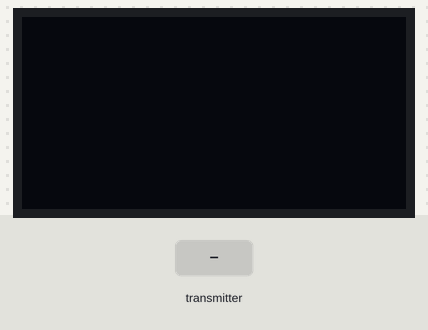
This sketch was run on a simulated ESP32. Parts: 128×64 one-colour display. The inputs (shaded band) are chosen by the test bench. WiFi joins after 1.5 s; servers stay silent unless stated; what the sketch prints to the serial monitor is not drawn.

Above: at 3.2 s.
3.3 s: the transmitter starts sending temp = 0
At 4.3 s:
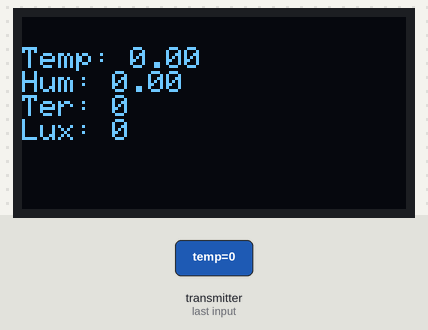
4.8 s: the transmitter starts sending hum = 25
At 5.4 s:
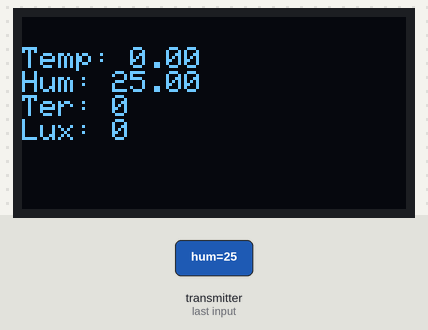
6.3 s: the transmitter starts sending lux = 1024
At 7.5 s:
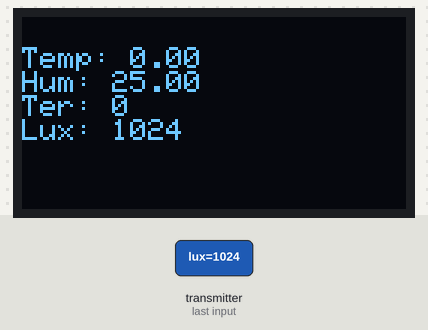
7.8 s: the transmitter starts sending ter = 1024
At 8.9 s:
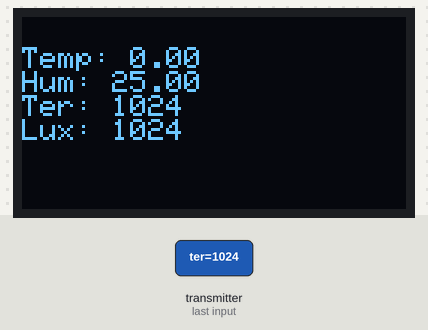
9.3 s: the transmitter starts sending temp = 25
At 10.1 s:
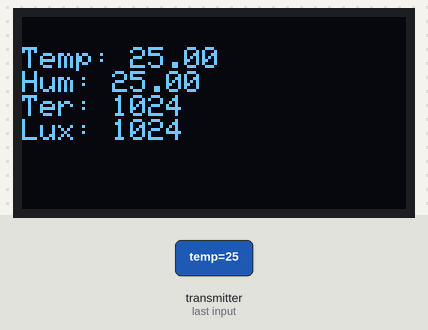
10.8 s: the transmitter starts sending hum = 0
At 11.2 s:
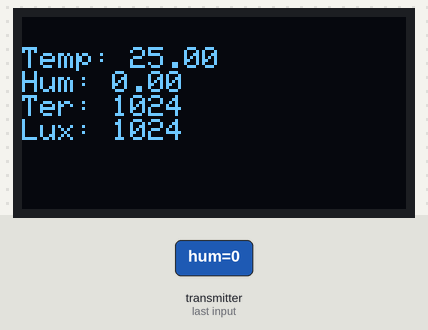
Timing chart, 0 to 13.3 s (numbered marks = the images above; inputs shaded):
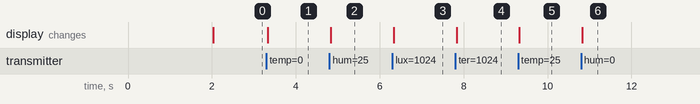

Measured:
- after the input at 3.3 s, the display: changes at once (image 1)
- after the input at 4.8 s, the display: changes at once (image 2)
- after the input at 6.3 s, the display: changes at once (image 3)
- after the input at 7.8 s, the display: changes at once (image 4)
- after the input at 9.3 s, the display: changes at once (image 5)
- after the input at 10.8 s, the display: changes at once (image 6)

The sketch:

receiver.ino
```cpp
#include <WiFi.h>
#include <ESPAsyncWebServer.h>
#include <AsyncTCP.h>
#include <esp_now.h>
#include <Adafruit_GFX.h>
#include <Adafruit_SSD1306.h>
#include "secrets.h"   // WIFI_SSID, WIFI_PASSWORD (copia secrets.example.h)

#define SCREEN_WIDTH 128 // OLED display width, in pixels
#define SCREEN_HEIGHT 64 // OLED display height, in pixels

Adafruit_SSD1306 display(SCREEN_WIDTH, SCREEN_HEIGHT, &Wire, -1);

// Dati ricevuti via ESP-NOW
// L'ordine dei campi deve essere identico a quello del sensor node (temp, hum, lux, ter),
// altrimenti lux e ter arrivano scambiati.
typedef struct struct_message {
    float temp;
    float hum;
    int lux;
    int ter;
} struct_message;

struct_message myData;

// Variabili Wi-Fi
const char* ssid = WIFI_SSID;
const char* password = WIFI_PASSWORD;

// Inizializzazione del server
AsyncWebServer server(80);
AsyncWebSocket ws("/ws");

// Array per memorizzare i dati storici
#define DATA_POINTS 100
float tempHistory[DATA_POINTS] = {0};
float humHistory[DATA_POINTS] = {0};
int terHistory[DATA_POINTS] = {0};
int luxHistory[DATA_POINTS] = {0};

// Callback per ricezione dati ESP-NOW
void OnDataRecv(const uint8_t * mac, const uint8_t *incomingData, int len) {
    memcpy(&myData, incomingData, sizeof(myData));
    Serial.println("Data received via ESP-NOW:");
    Serial.printf("Temp: %.2f, Hum: %.2f, Ter: %d, Lux: %d\n",
        myData.temp, myData.hum, myData.ter, myData.lux);

    // Aggiorna i dati storici
    for (int i = DATA_POINTS - 1; i > 0; i--) {
        tempHistory[i] = tempHistory[i - 1];
        humHistory[i] = humHistory[i - 1];
        terHistory[i] = terHistory[i - 1];
        luxHistory[i] = luxHistory[i - 1];
    }
    tempHistory[0] = myData.temp;
    humHistory[0] = myData.hum;
    terHistory[0] = myData.ter;
    luxHistory[0] = myData.lux;

    // Invia i dati aggiornati al client WebSocket
    String message = String(myData.temp) + "," + String(myData.hum) + "," + String(myData.ter) + "," + String(myData.lux);
    ws.textAll(message);

    display.clearDisplay();
    display.setTextSize(1);
    display.setTextColor(WHITE);
    display.setCursor(0, 10);
    display.print("Temp: ");
    display.println(myData.temp);
    display.print("Hum: ");
    display.println(myData.hum);
    display.print("Ter: ");
    display.println(myData.ter);
    display.print("Lux: ");
    display.println(myData.lux);
    display.display();
}

// Funzione per gestire gli eventi WebSocket
void onWsEvent(AsyncWebSocket *server, AsyncWebSocketClient *client, AwsEventType type, void *arg, uint8_t *data, size_t len) {
    if (type == WS_EVT_CONNECT) {
        Serial.println("WebSocket client connected");
    } else if (type == WS_EVT_DISCONNECT) {
        Serial.println("WebSocket client disconnected");
    } else if (type == WS_EVT_DATA) {
        Serial.println("WebSocket data received");
    }
}

// Funzione per generare la pagina HTML
String generateHTML() {
    String html = R"rawliteral(
    <!DOCTYPE html>
    <html>
    <head>
        <title>ESP32 Data Monitor</title>
        <style>
            body {
                font-family: Arial, sans-serif;
                text-align: center;
                margin: 0;
                padding: 0;
                background-color: #f0f8ff;
            }
            h1 {
                color: #333;
            }
            .chart-container {
                width: 45%;
                display: inline-block;
                margin: 10px;
            }
        </style>
        <script src="https://cdn.jsdelivr.net/npm/chart.js"></script>
        <script>
            var ws = new WebSocket('ws://' + window.location.hostname + '/ws');
            ws.onopen = function() {
                console.log('WebSocket connection established');
            };
            ws.onmessage = function(event) {
                console.log('Data received: ' + event.data);
                var data = event.data.split(',');
                updateCharts(data);
            };
            ws.onerror = function(error) {
                console.log('WebSocket error: ' + error);
            };
            ws.onclose = function() {
                console.log('WebSocket connection closed');
            };

            const tempData = [%TEMP%].reverse();
            const humData = [%HUM%].reverse();
            const terData = [%TER%].reverse();
            const luxData = [%LUX%].reverse();

            console.log('Initial tempData: ' + tempData);
            console.log('Initial humData: ' + humData);
            console.log('Initial terData: ' + terData);
            console.log('Initial luxData: ' + luxData);

            var tempChart, humChart, terChart, luxChart;

            function createChart(ctx, label, data) {
                return new Chart(ctx, {
                    type: 'line',
                    data: {
                        labels: Array.from({length: data.length}, (_, i) => data.length - i),
                        datasets: [{
                            label: label,
                            data: data,
                            borderColor: 'rgba(75, 192, 192, 1)',
                            borderWidth: 2,
                            fill: false
                        }]
                    },
                    options: {
                        responsive: true,
                        scales: {
                            y: {
                                beginAtZero: true
                            }
                        }
                    }
                });
            }

            window.onload = function() {
                const tempCtx = document.getElementById('tempChart').getContext('2d');
                tempChart = createChart(tempCtx, 'Temperature (°C)', tempData);

                const humCtx = document.getElementById('humChart').getContext('2d');
                humChart = createChart(humCtx, 'Humidity (%)', humData);

                const terCtx = document.getElementById('terChart').getContext('2d');
                terChart = createChart(terCtx, 'Terrain Moisture', terData);

                const luxCtx = document.getElementById('luxChart').getContext('2d');
                luxChart = createChart(luxCtx, 'Light Intensity (Lux)', luxData);
            };

            function updateCharts(data) {
                console.log('Updating charts with data: ' + data);
                tempChart.data.datasets[0].data.shift();
                tempChart.data.datasets[0].data.push(parseFloat(data[0]));
                tempChart.update();

                humChart.data.datasets[0].data.shift();
                humChart.data.datasets[0].data.push(parseFloat(data[1]));
                humChart.update();

                terChart.data.datasets[0].data.shift();
                terChart.data.datasets[0].data.push(parseInt(data[2]));
                terChart.update();

                luxChart.data.datasets[0].data.shift();
                luxChart.data.datasets[0].data.push(parseInt(data[3]));
                luxChart.update();
            }
        </script>
    </head>
    <body>
        <h1>ESP32 Data Monitor</h1>
        <div class="chart-container">
            <canvas id="tempChart"></canvas>
        </div>
        <div class="chart-container">
            <canvas id="humChart"></canvas>
        </div>
        <div class="chart-container">
            <canvas id="terChart"></canvas>
        </div>
        <div class="chart-container">
            <canvas id="luxChart"></canvas>
        </div>
    </body>
    </html>
    )rawliteral";

    // Sostituzione valori
    String tempValues = "";
    String humValues = "";
    String terValues = "";
    String luxValues = "";
    for (int i = 0; i < DATA_POINTS; i++) {
        tempValues += String(tempHistory[i]);
        humValues += String(humHistory[i]);
        terValues += String(terHistory[i]);
        luxValues += String(luxHistory[i]);
        if (i < DATA_POINTS - 1) {
            tempValues += ",";
            humValues += ",";
            terValues += ",";
            luxValues += ",";
        }
    }
    html.replace("%TEMP%", tempValues);
    html.replace("%HUM%", humValues);
    html.replace("%TER%", terValues);
    html.replace("%LUX%", luxValues);
    return html;
}

void setup() {
    // Serial monitor
    Serial.begin(115200);

    // Inizializza Wi-Fi
    WiFi.begin(ssid, password);
    while (WiFi.status() != WL_CONNECTED) {
        delay(1000);
        Serial.println("Connecting to Wi-Fi...");
    }
    Serial.println("Connected to Wi-Fi");

    // Stampa indirizzo IP
    Serial.println("IP Address: ");
    Serial.println(WiFi.localIP());

    // Inizializza ESP-NOW
    if (esp_now_init() != ESP_OK) {
        Serial.println("Error initializing ESP-NOW");
        return;
    }
    esp_now_register_recv_cb(esp_now_recv_cb_t(OnDataRecv));

    // Configura WebSocket
    ws.onEvent(onWsEvent);
    server.addHandler(&ws);

    // Configura endpoint per la pagina HTML
    server.on("/", HTTP_GET, [](AsyncWebServerRequest *request) {
        String html = generateHTML();
        Serial.println(html); // Aggiungi questo per vedere il contenuto della pagina HTML
        request->send(200, "text/html", html);
    });

    if(!display.begin(SSD1306_SWITCHCAPVCC, 0x3C)) { // Address 0x3D for 128x64
    Serial.println(F("SSD1306 allocation failed"));
    for(;;);
  }

    // Avvia server
    server.begin();
}

void loop() {
    ws.cleanupClients();
}
```

secrets.example.h
```cpp
// Copy this file to secrets.h (same folder) and fill in your values.
// secrets.h is in .gitignore and must never be committed.
#pragma once

#define WIFI_SSID     "your-wifi-ssid"
#define WIFI_PASSWORD "your-wifi-password"
```
